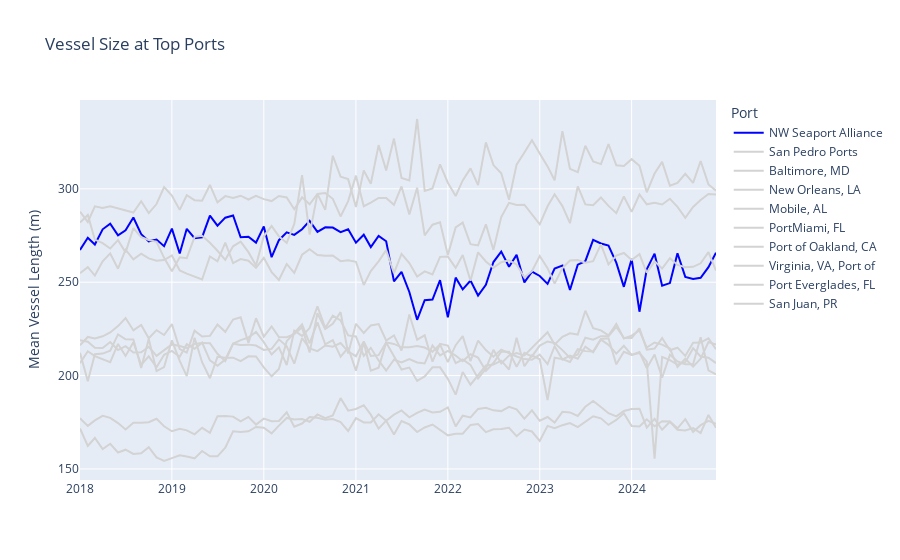

The code cell stored with this chart in its notebook:
### Markdown cell above
Much more interesting: total hours at berth per unit volume in each month

### Code cell
plot_line(
        df=calls_df, cat_group='port_group', time_col='month',
        y_col='vessel_size', y_col_alias='Mean Vessel Length (m)',
        title='Vessel Size at Top Ports', width=None, height=None,
        labels={'port_group':'Port', 'month':''},
        cat_limit=10, cat_limit_col='vessel_size',
        highlight='NW Seaport Alliance', highlight_color='blue'
    )
